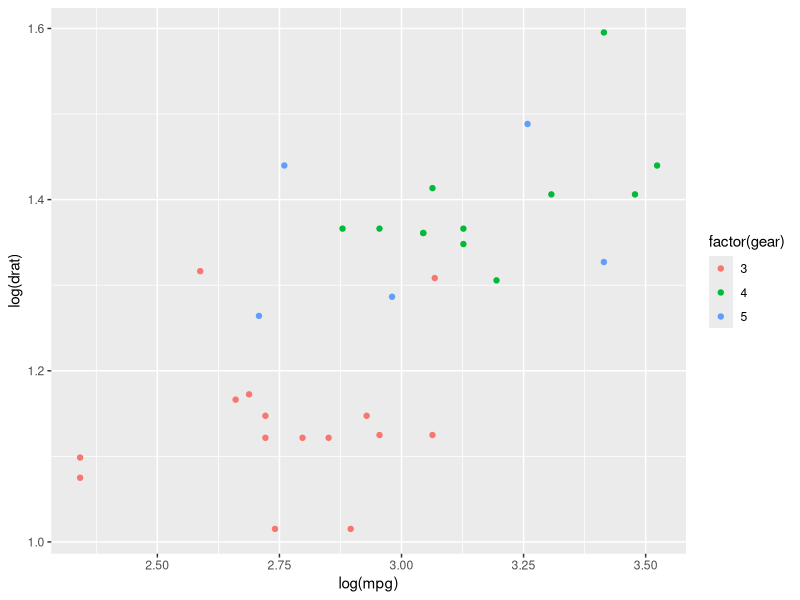

Recreate this plot in R.
#Loading ggplot2 package  
library(ggplot2)  
# Giving a name to the chart file.  
png(file = "scatterplot2.png")  
# Plotting the chart using ggplot() and geom_point() functions.  
#The aes() function inside the geom_point() function controls the color of the group.  
ggplot(mtcars, aes(x = log(mpg), y = log(drat))) +geom_point(aes(color=factor(gear)))  
# Saving the file.  
dev.off()  
